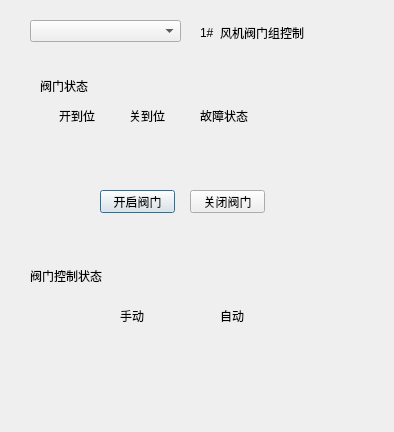
<?xml version="1.0" encoding="UTF-8"?>
<ui version="4.0">
 <class>SingelFerTankValveControlDialog</class>
 <widget class="QDialog" name="SingelFerTankValveControlDialog">
  <property name="geometry">
   <rect>
    <x>0</x>
    <y>0</y>
    <width>394</width>
    <height>432</height>
   </rect>
  </property>
  <property name="sizePolicy">
   <sizepolicy hsizetype="Expanding" vsizetype="Expanding">
    <horstretch>0</horstretch>
    <verstretch>0</verstretch>
   </sizepolicy>
  </property>
  <property name="windowTitle">
   <string>Dialog</string>
  </property>
  <property name="autoFillBackground">
   <bool>false</bool>
  </property>
  <widget class="QLabel" name="label_30">
   <property name="geometry">
    <rect>
     <x>40</x>
     <y>80</y>
     <width>54</width>
     <height>12</height>
    </rect>
   </property>
   <property name="text">
    <string>阀门状态</string>
   </property>
  </widget>
  <widget class="QLabel" name="valveClosedStateLabel">
   <property name="geometry">
    <rect>
     <x>130</x>
     <y>130</y>
     <width>30</width>
     <height>30</height>
    </rect>
   </property>
   <property name="sizePolicy">
    <sizepolicy hsizetype="Expanding" vsizetype="Expanding">
     <horstretch>0</horstretch>
     <verstretch>0</verstretch>
    </sizepolicy>
   </property>
   <property name="autoFillBackground">
    <bool>true</bool>
   </property>
   <property name="text">
    <string/>
   </property>
  </widget>
  <widget class="QLabel" name="valvefaultStateLabel">
   <property name="geometry">
    <rect>
     <x>210</x>
     <y>130</y>
     <width>30</width>
     <height>30</height>
    </rect>
   </property>
   <property name="sizePolicy">
    <sizepolicy hsizetype="Expanding" vsizetype="Expanding">
     <horstretch>0</horstretch>
     <verstretch>0</verstretch>
    </sizepolicy>
   </property>
   <property name="autoFillBackground">
    <bool>true</bool>
   </property>
   <property name="text">
    <string/>
   </property>
  </widget>
  <widget class="QLabel" name="label_35">
   <property name="geometry">
    <rect>
     <x>30</x>
     <y>270</y>
     <width>80</width>
     <height>12</height>
    </rect>
   </property>
   <property name="text">
    <string>阀门控制状态</string>
   </property>
  </widget>
  <widget class="QLabel" name="valveOpenedStateLabel">
   <property name="geometry">
    <rect>
     <x>60</x>
     <y>130</y>
     <width>30</width>
     <height>30</height>
    </rect>
   </property>
   <property name="sizePolicy">
    <sizepolicy hsizetype="Expanding" vsizetype="Expanding">
     <horstretch>0</horstretch>
     <verstretch>0</verstretch>
    </sizepolicy>
   </property>
   <property name="autoFillBackground">
    <bool>true</bool>
   </property>
   <property name="text">
    <string/>
   </property>
  </widget>
  <widget class="QPushButton" name="valveOpenPushButton">
   <property name="geometry">
    <rect>
     <x>100</x>
     <y>190</y>
     <width>75</width>
     <height>23</height>
    </rect>
   </property>
   <property name="text">
    <string>开启阀门</string>
   </property>
  </widget>
  <widget class="QLabel" name="label_32">
   <property name="geometry">
    <rect>
     <x>50</x>
     <y>110</y>
     <width>54</width>
     <height>12</height>
    </rect>
   </property>
   <property name="text">
    <string>开到位</string>
   </property>
   <property name="alignment">
    <set>Qt::AlignCenter</set>
   </property>
  </widget>
  <widget class="QLabel" name="label_33">
   <property name="geometry">
    <rect>
     <x>220</x>
     <y>25</y>
     <width>91</width>
     <height>16</height>
    </rect>
   </property>
   <property name="text">
    <string>风机阀门组控制</string>
   </property>
  </widget>
  <widget class="QLabel" name="label_37">
   <property name="geometry">
    <rect>
     <x>120</x>
     <y>310</y>
     <width>25</width>
     <height>12</height>
    </rect>
   </property>
   <property name="text">
    <string>手动</string>
   </property>
  </widget>
  <widget class="QLabel" name="ferTankValveIndexLabel">
   <property name="geometry">
    <rect>
     <x>200</x>
     <y>25</y>
     <width>16</width>
     <height>16</height>
    </rect>
   </property>
   <property name="text">
    <string>1#</string>
   </property>
  </widget>
  <widget class="QLabel" name="label_15">
   <property name="geometry">
    <rect>
     <x>200</x>
     <y>110</y>
     <width>54</width>
     <height>12</height>
    </rect>
   </property>
   <property name="text">
    <string>故障状态</string>
   </property>
  </widget>
  <widget class="QPushButton" name="valveStopPushButton">
   <property name="geometry">
    <rect>
     <x>190</x>
     <y>190</y>
     <width>75</width>
     <height>23</height>
    </rect>
   </property>
   <property name="text">
    <string>关闭阀门</string>
   </property>
  </widget>
  <widget class="QLabel" name="label_34">
   <property name="geometry">
    <rect>
     <x>120</x>
     <y>110</y>
     <width>54</width>
     <height>12</height>
    </rect>
   </property>
   <property name="text">
    <string>关到位</string>
   </property>
   <property name="alignment">
    <set>Qt::AlignCenter</set>
   </property>
  </widget>
  <widget class="QComboBox" name="ferTankValveIndexComboBox">
   <property name="geometry">
    <rect>
     <x>30</x>
     <y>20</y>
     <width>151</width>
     <height>22</height>
    </rect>
   </property>
  </widget>
  <widget class="QPushButton" name="switchValveControlModePushButton">
   <property name="geometry">
    <rect>
     <x>150</x>
     <y>320</y>
     <width>64</width>
     <height>64</height>
    </rect>
   </property>
   <property name="autoFillBackground">
    <bool>true</bool>
   </property>
   <property name="text">
    <string/>
   </property>
   <property name="iconSize">
    <size>
     <width>64</width>
     <height>64</height>
    </size>
   </property>
   <property name="flat">
    <bool>true</bool>
   </property>
  </widget>
  <widget class="QLabel" name="label_28">
   <property name="geometry">
    <rect>
     <x>220</x>
     <y>310</y>
     <width>25</width>
     <height>12</height>
    </rect>
   </property>
   <property name="text">
    <string>自动</string>
   </property>
  </widget>
 </widget>
 <resources/>
 <connections/>
</ui>
